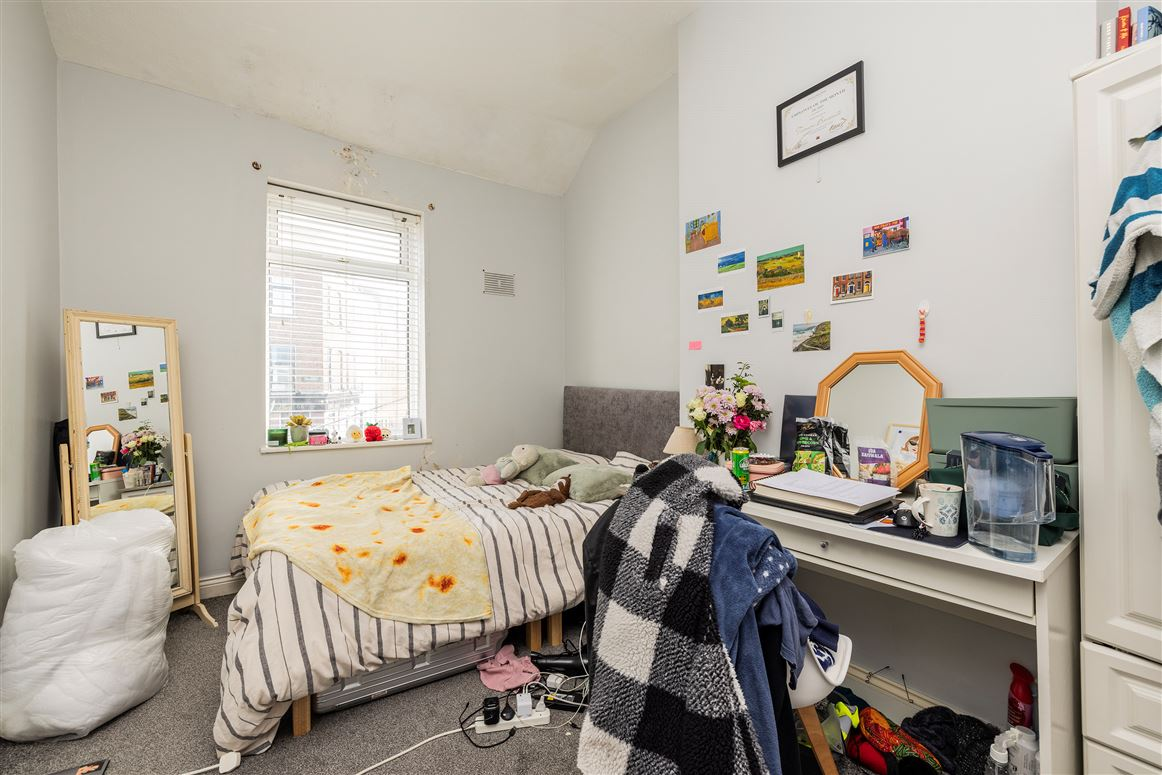
#> input picture ex4-interior-redesign/images/input_image_ex4.jpg, 1162 x 775 px
$ jupyter execute --allow-errors interior_redesign.ipynb
#> lines starting #> are read from the running program, lines starting #| are printed output that depends on the picture
[cell 1]
import cv2
import matplotlib.pyplot as plt

img = cv2.imread("images/input_image_ex4.jpg")
#> img is the input picture: shape (775, 1162, 3); mean B, G, R 153.5, 163.6, 170.2
original_image = cv2.cvtColor(img, cv2.COLOR_BGR2RGB)
plt.imshow(original_image)

[cell 2]
import cv2
import numpy as np
import torch
import matplotlib.pyplot as plt
from PIL import Image
from diffusers import StableDiffusionControlNetPipeline, ControlNetModel, UniPCMultistepScheduler


image_path = "images/input_image_ex4.jpg"
orig_image = Image.open(image_path).convert("RGB")

resized_img = orig_image.resize((512, 512))
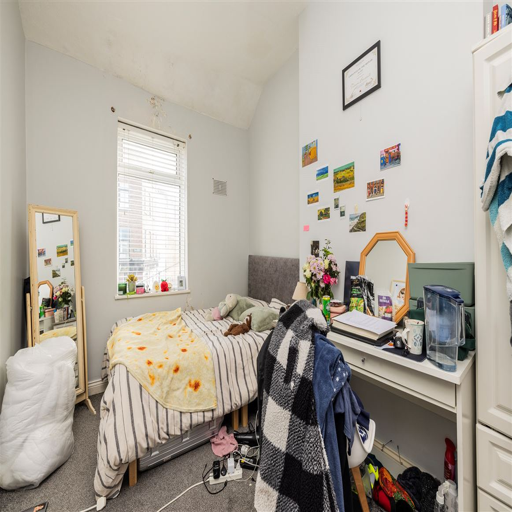
#> resized_img: PIL image 512x512 RGB; mean R, G, B 170.2, 163.6, 153.5

img_np = np.array(resized_img)


low_threshold = 100
high_threshold = 200


image = cv2.Canny(img_np, low_threshold, high_threshold)
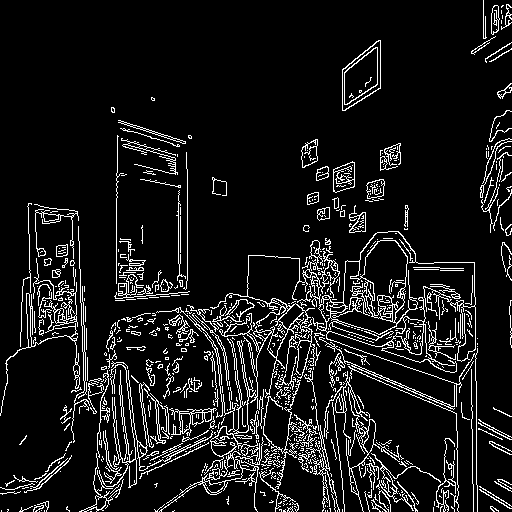
#> image: shape (512, 512); 9.5% white in thin lines or dots

image = image[:, :, None]
image = np.concatenate([image, image, image], axis=2)
#> image: shape (512, 512, 3); 9.5% white in thin lines or dots


image = Image.fromarray(image)

print("Cany model...")

#> (the rest of this cell did not finish here and is left out)

$ run again, with ex4-interior-redesign/images/input_ex4.jpeg copied over ex4-interior-redesign/images/input_image_ex4.jpg
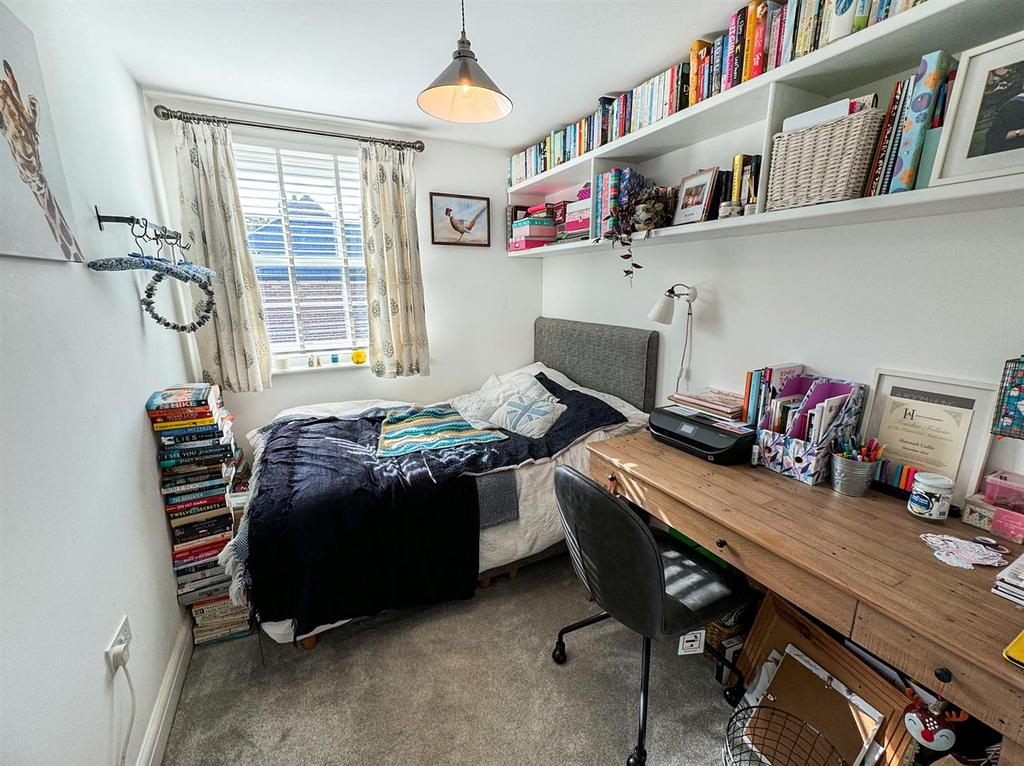
#> input picture ex4-interior-redesign/images/input_ex4.jpeg, 1024 x 766 px
#> img is the input picture: shape (766, 1024, 3); mean B, G, R 136.9, 143.2, 145.4
#> `resized_img = orig_image.resize((512, 512))`:
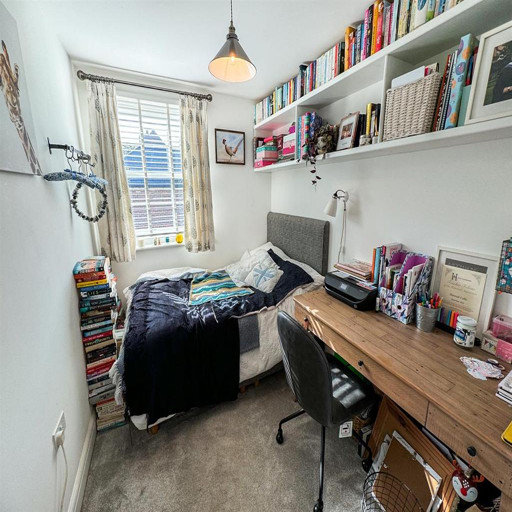
#> resized_img: PIL image 512x512 RGB; mean R, G, B 145.4, 143.2, 136.9
#> `image = cv2.Canny(img_np, low_threshold, high_threshold)`:
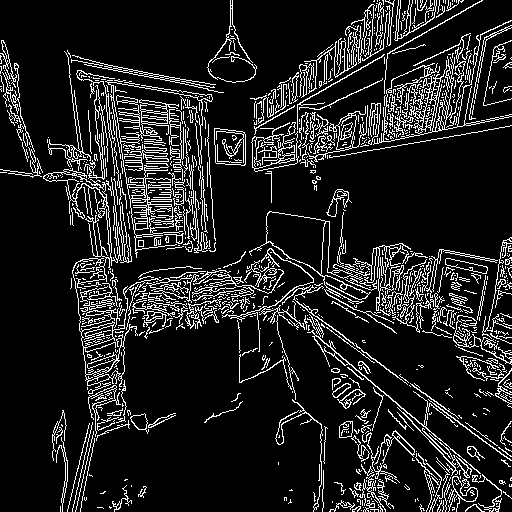
#> image: shape (512, 512); 12.8% white in thin lines or dots
